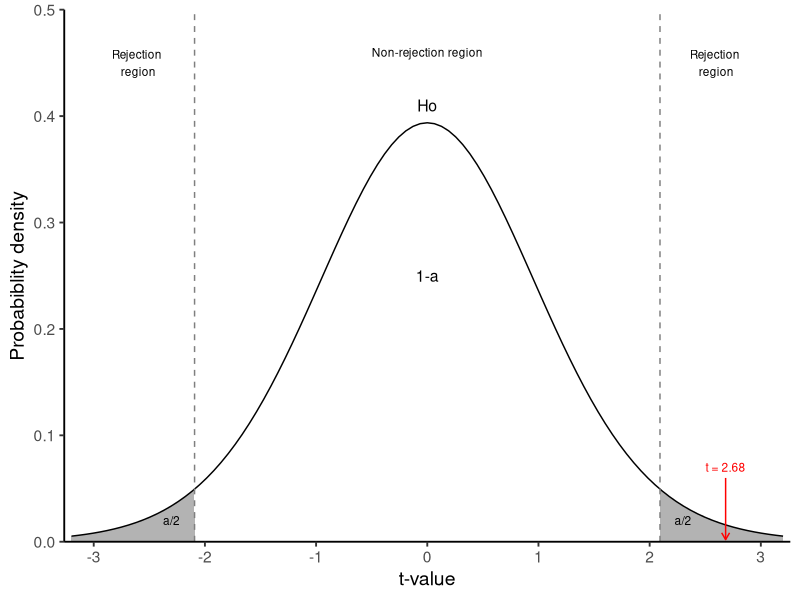
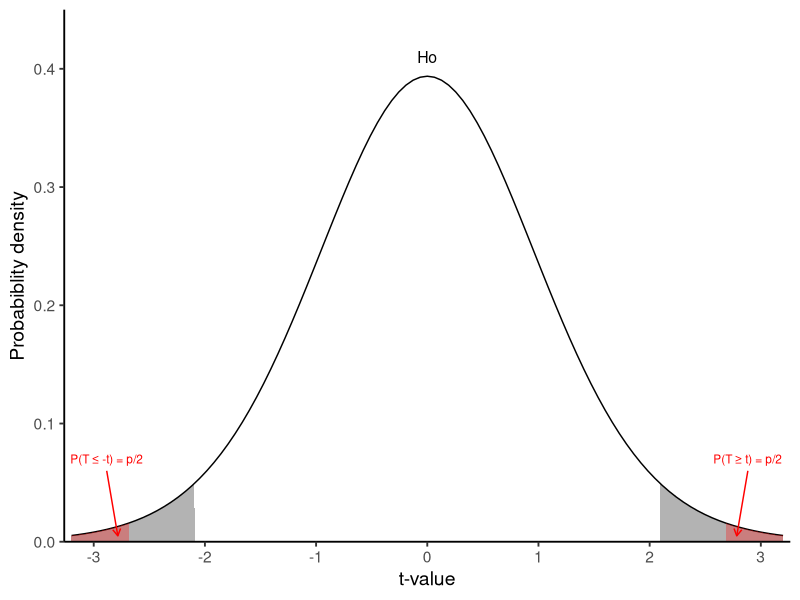

R code for these plots, in order:
## ---- chunk 1
#| include: false

library(fontawesome)

library(tidyverse)
## ---- chunk 2
n <- 20
mu <- 0.75
x_bar <- 0.96
s <- 0.35


se <- s/sqrt(n)
t <- (x_bar-mu)/se
t
## ---- chunk 3
#| echo: false
#| message: false
#| warning: false
#| fig-align: center
#| label: fig-sample_distribution
#| fig-cap: T-distribution for df=19.The area under the curve is divided into one central non-rejection region and two-sided, grey rejection regions defined by the level of significance $\alpha$.
#| fig-width: 7.0
#| fig-height: 4.0


# Create a data frame
df4 <- data.frame(x = seq(-3.2, 3.2, by = 0.01),
                  y = dt(seq(-3.2, 3.2, by = 0.01), df = n-1))

t_star <- qt(0.025, df = n-1, lower.tail = F)


ggplot() +
  geom_area(data = df4, mapping = aes(x = ifelse(x < -t_star, x, -t_star), y = y), 
            fill = "grey70") +  # Area under the curve
  geom_area(data = df4, mapping = aes(x = ifelse(x > t_star, x, t_star), y = y), 
            fill = "grey70") +  # Area under the curve
  stat_function(fun = dt, args = list(df = n-1), linewidth = 0.5) +
  scale_x_continuous(expand = c(0.01, 0), breaks = c(-3, -2, -1, 0, 1, 2, 3)) +
  scale_y_continuous(expand = c(0, 0), limits = c(0, 0.5)) +
  annotate("text", x = -2.6, y = 0.45, 
           label = "Rejection \nregion", size = 3) +
  annotate("text", x = 0, y = 0.46, 
           label = "Non-rejection region", size = 3) +
  annotate("text", x = 0, y = 0.41, 
           label = "Ho", size = 4) +  
  annotate("text", x = 0, y = 0.25, 
           label = "1-a", size = 4) +    
  annotate("text", x = -2.3, y = 0.02, 
           label = "a/2", size = 3) +
  annotate("text", x = 2.6, y = 0.45, 
           label = "Rejection \nregion", size = 3) +
  annotate("text", x = 2.3, y = 0.02, 
           label = "a/2", size = 3) +
  annotate("text", x = t, y = 0.07, 
           label = "t = 2.68", size = 3, color = "red") + 
  annotate(geom = "curve", x = t, y = 0.06, xend = t, yend = 0.002,
           curvature = 0, arrow = arrow(length = unit(2, "mm")),
           linewidth = 0.5, color = "red") +
  geom_vline(xintercept = -t_star, linetype = 2, color = "grey50") +
  geom_vline(xintercept = t_star, linetype = 2, color = "grey50") +
  labs(x = "t-value", y = "Probabiblity density") +
  theme_classic(base_size = 14) +
  theme()

## ---- chunk 4
#| echo: false
#| message: false
#| warning: false
#| fig-align: center
#| label: fig-sample_distribution2
#| fig-cap: T-distribution for df=19. The p-value approach.
#| fig-width: 7.0
#| fig-height: 4.0


ggplot() +
  geom_area(data = df4, mapping = aes(x = ifelse(x < -t_star, x, -t_star), y = y), fill = "grey70") +  # Area under the curve
  geom_area(data = df4, mapping = aes(x = ifelse(x > t_star, x, t_star), y = y), fill = "grey70") +  # Area under the curve
  stat_function(fun = dt, args = list(df = n-1), linewidth = 0.5) +
  geom_area(data = df4, mapping = aes(x = ifelse(x < -t, x, -t), y = y), 
            fill = "red", alpha = 0.3) +  # Area under the curve
  geom_area(data = df4, mapping = aes(x = ifelse(x > t, x, t), y = y), 
            fill = "red", alpha = 0.3) +  # Area under the curve
  scale_x_continuous(expand = c(0.01, 0), breaks = c(-3, -2, -1, 0, 1, 2, 3)) +
  scale_y_continuous(expand = c(0, 0), limits = c(0, 0.45)) +
  annotate("text", x = 0, y = 0.41, 
           label = "Ho", size = 4) +  
  annotate("text", x = t + 0.2, y = 0.07, 
           label = "P(T ≥ t) = p/2", size = 3, color = "red") + 
  annotate(geom = "curve", x = t + 0.2, y = 0.06, xend = t + 0.1, yend = 0.005,
           curvature = 0, arrow = arrow(length = unit(2, "mm")),
           linewidth = 0.5, color = "red") +
  annotate("text", x = -t - 0.2, y = 0.07, 
           label = "P(T ≤ -t) = p/2", size = 3, color = "red") + 
  annotate(geom = "curve", x = -t - 0.2, y = 0.06, xend = -t - 0.1, yend = 0.005,
           curvature = 0, arrow = arrow(length = unit(2, "mm")),
           linewidth = 0.5, color = "red") +  
  labs(x = "t-value", y = "Probabiblity density") +
  theme_classic(base_size = 14) +
  theme()

## ---- chunk 5
P <- pt(t, df = n-1, lower.tail = F)

p_value <- 2*P
p_value
## ---- chunk 6
#| results: hold

t_star <- qt(0.025, df = n-1, lower.tail = F)

# compute lower limit of 95% CI
lower_95CI <- x_bar - t_star*se
lower_95CI

# compute upper limit of 95% CI
upper_95CI <- x_bar + t_star*se
upper_95CI
